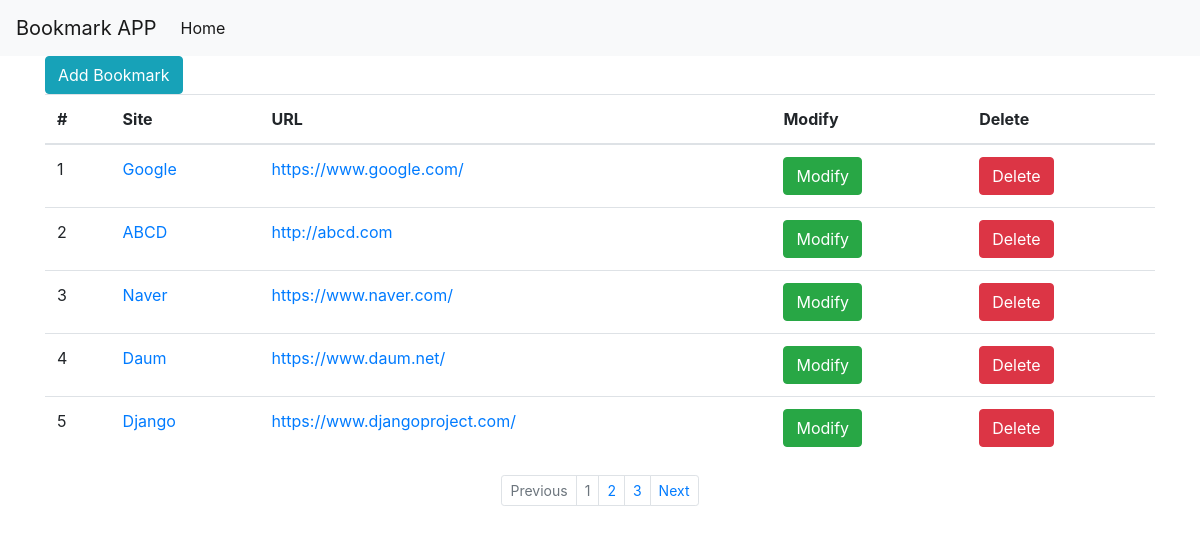
Screenshot of /bookmark/ with the database file from the repository.
### bookmark/models.py (models this page shows, shortened)
class Bookmark(models.Model):
    site_name = models.CharField(max_length=100)
    url = models.URLField('Site URL')

### bookmark/views.py (the view)
# urls.py: path('', BookmarkList.as_view(), name='list'),
class BookmarkList(ListView):
    model = Bookmark
    paginate_by = 5

### bookmark/templates/bookmark/bookmark_list.html (shortened to what this page needs)
{% extends 'base.html' %}
{% block content %}
    <div class='btn-group'>
        <a href="add/" class="btn btn-info">Add Bookmark</a>
    </div>
    <table class="table">
        <tr>
            <th scope="col">#</th>
            <th scope="col">Site</th>
            <th scope="col">URL</th>
            <th scope="col">Modify</th>
            <th scope="col">Delete</th>
        </tr>
        <tbody>
            {% for bookmark in object_list %}
                <tr>
                    <td>{{forloop.counter}}</td>
                    <td><a href="detail/{{ bookmark.id }}">{{bookmark.site_name}}</a> </td>
                    <td><a href="{{bookmark.url}}">{{bookmark.url}}</a></td>
                    <td><a href="_update/{{ bookmark.id }}" class="btn btn-success">Modify</a> </td>
                    <td><a href="delete/{{ bookmark.id }}" class="btn btn-danger">Delete</a> </td>
                </tr>
            {% endfor %}
        </tbody>
    </table>
    {% if is_paginated %}
       <ul class="pagination justify-content-center pagination-sm">
           {% if page_obj.has_previous %}
               <li class="page-item">
                   <a class="page-link" href="{% url 'list' %}?page={{ page_obj.previous_page_number }}" tabindex="-1">Previous</a>
               </li>
           {% else %}
               <li class="page-item disabled">
                   <a class="page-link" href="#" tabindex="-1">Previous</a>
               </li>
           {% endif %}
           {% for object in page_obj.paginator.page_range %}
               <li class="page-item {% if page_obj.number == forloop.counter %}disabled{% endif %}">
                   <a class="page-link" href="{{ request.path }}?page={{ forloop.counter }}">{{ forloop.counter }}</a>
               </li>
           {% endfor %}
           {% if page_obj.has_next %}
               <li class="page-item">
                   <a class="page-link" href="{% url 'list' %}?page={{ page_obj.next_page_number }}">Next</a>
               </li>
           {% else %}
               <li class="page-item disabled">
                   <a class="page-link" href="#">Next</a>
               </li>
           {% endif %}
       </ul>
   {% endif %}
{% endblock %}

### templates/base.html (shortened to what this page needs)
<!DOCTYPE html>
<html lang="en">
<head>
    <link rel="stylesheet" href="https://stackpath.bootstrapcdn.com/bootstrap/4.4.1/css/bootstrap.min.css">
</head>
<body>
<nav class="navbar navbar-expand-lg navbar-light bg-light">
  <a class="navbar-brand" href="#">Bookmark APP</a>
  <div class="collapse navbar-collapse" id="navbarSupportedContent">
    <ul class="navbar-nav mr-auto">
      <li class="nav-item active">
        <a class="nav-link" href="#">Home <span class="sr-only">(current)</span></a>
      </li>
    </ul>
  </div>
</nav>
    <div class="container">
    {% block content %}
    {% endblock %}
    </div>
</body>
</html>

### rows the page displays
Bookmark: site_name "Google", url "https://www.google.com/"
Bookmark: site_name "ABCD", url "http://abcd.com"
Bookmark: site_name "Naver", url "https://www.naver.com/"
Bookmark: site_name "Daum", url "https://www.daum.net/"
Bookmark: site_name "Django", url "https://www.djangoproject.com/"
